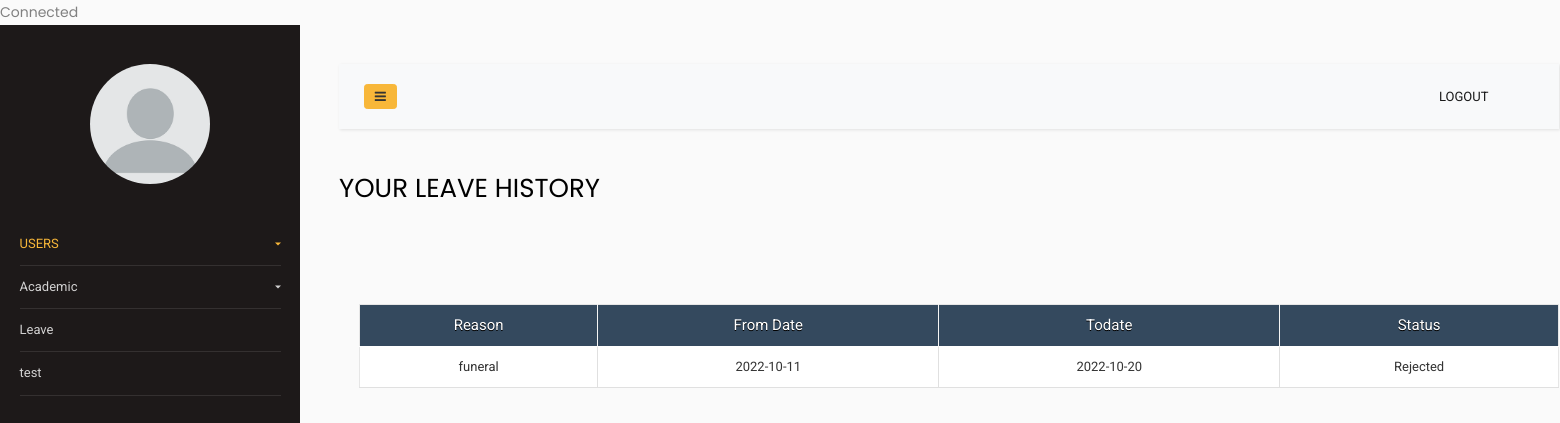
The page /sidebar-01/leavehistory.php?id=BIFFIN on the database its author committed.
### tables this page shows
CREATE TABLE `tbl_leave` (
  `leave_id` int(100) NOT NULL,
  `username` varchar(100) NOT NULL,
  `fromdate` date NOT NULL,
  `todate` date NOT NULL,
  `subteach` varchar(100) NOT NULL,
  `leavereason` varchar(100) NOT NULL,
  `lstatus` varchar(100) NOT NULL,
  `role` varchar(100) NOT NULL
);

### sidebar-01/leavehistory.php (the view, shortened to what this page needs)
<?php
$servername = "localhost";
$username = "root";
$password = "";
$dbname = "super_academy";
$conn = new mysqli($servername,
  $username, $password, $dbname);
?>
<html lang="en">
  <head>
    <link rel="stylesheet" href="table.css">
		<link rel="stylesheet" href="https://stackpath.bootstrapcdn.com/font-awesome/4.7.0/css/font-awesome.min.css">
		<link rel="stylesheet" href="css/style.css">
  </head>
  <body>
		<div class="wrapper d-flex align-items-stretch">
			<nav id="sidebar">
				<div class="p-4 pt-5">
		  		<a href="#" class="img logo rounded-circle mb-5" style="background-image: url(adminavatar.jpg);"></a>
	        <ul class="list-unstyled components mb-5">
	          <li class="active">
	            <a href="#homeSubmenu" data-toggle="collapse" aria-expanded="false" class="dropdown-toggle">USERS</a>
	          </li>
	          <li>
              <a href="#pageSubmenu" data-toggle="collapse" aria-expanded="false" class="dropdown-toggle">Academic</a>
	          </li>
	          <li>
              <a href="teacherleave.php?id=<?php   echo $_SESSION['LoginUser'];?> `">Leave</a>
	          </li>
	          <li>
              <a href="#">test</a>
	          </li>
	        </ul>
	      </div>
    	</nav>
      <div id="content" class="p-4 p-md-5">
        <nav class="navbar navbar-expand-lg navbar-light bg-light">
          <div class="container-fluid">
            <button type="button" id="sidebarCollapse" class="btn btn-primary">
              <i class="fa fa-bars"></i>
            </button>
            <div class="collapse navbar-collapse" id="navbarSupportedContent">
              <ul class="nav navbar-nav ml-auto">
                <li class="nav-item active">
                    <a class="nav-link" href="/smartacademy/login.php">LOGOUT</a>
                </li>
                <li class="nav-item">
                    <a class="nav-link" href="#"></a>
                </li>
                <li class="nav-item">
                    <a class="nav-link" href="#"></a>
                </li>
                <li class="nav-item">
                    <a class="nav-link" href="#"></a>
                </li>
              </ul>
            </div>
          </div>
        </nav>
        <h2 class="mb-4">YOUR LEAVE HISTORY
        </h2>
        <?php
$id = $_GET['id'];
 $sql = "SELECT * from tbl_leave where username='$id'";
 $result = $conn->query($sql);
 ?>
 <br> <br> <br>
 <table style="margin-left:20px;">
  <tr>
     <th>Reason</th>
     <th>From Date</th>
     <th>Todate</th>
     <th>Status</th>
  </tr>
 <?php
 if ($result->num_rows > 0) {
  while($row = $result->fetch_assoc()) {
 ?>
  <tr>
    <td><?php echo $row['leavereason'] ?></td>
<td><?php echo $row['fromdate'] ?></td>
<td><?php echo $row['todate'] ?></td>
<td><?php echo $row['lstatus'] ?></td>
  </tr>
 <?php
 }
 }
    ?>
    </div>
		</div>
  </body>
</html>

### sidebar-01/table.css (style rules this page uses)
* { font: 13px/1.7 "Roboto","Proxima Nova Rg","Source Sans Pro","Droid Sans",Arial,Helvetica, sans-serif; color:#333333; margin:0px; padding:0px; }
table { width: 1200px; margin:10px auto; box-shadow: none; border:1px solid #E6E6E6; padding:0; background-color:#FFFFFF; box-sizing: border-box; display: table; }
table th { text-align:center; background: #34495e; color:#FFF; text-shadow:0px 01px 0px #000; font-size:15px; height: 42px; border-radius: 0 !important; border-left: 1px solid whitesmoke; box-sizing:border-box; }
table th:first-child { border-left: 0; }
table tr { text-align: center; }
table td:first-child { box-sizing: border-box; border-left: 0; }
table td { padding: 9px; border-top: 1px solid #ffffff; border-bottom: 1px solid #e0e0e0; border-left: 1px solid #e0e0e0; background: white; }

### rows shown on the page
tbl_leave: leavereason "funeral", fromdate "2022-10-11", todate "2022-10-20", lstatus "Rejected"
